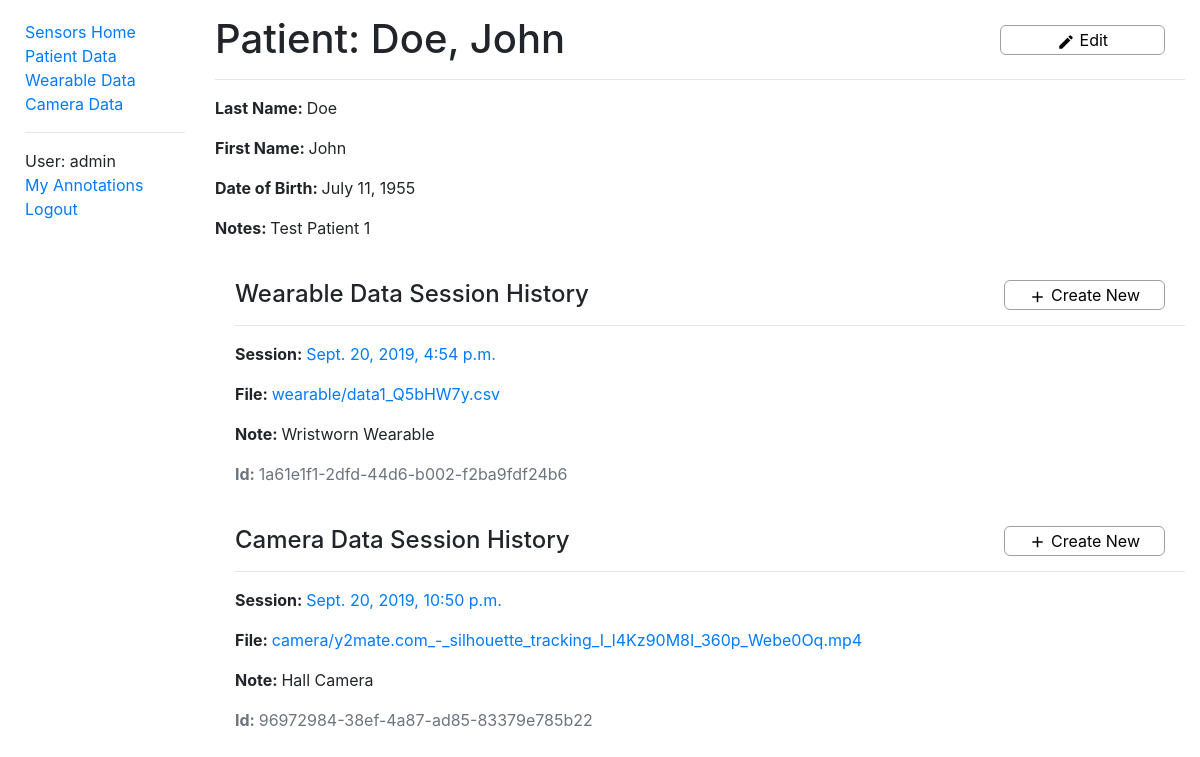
The app's page /sensors/patientdata/1 (signed in), older data.
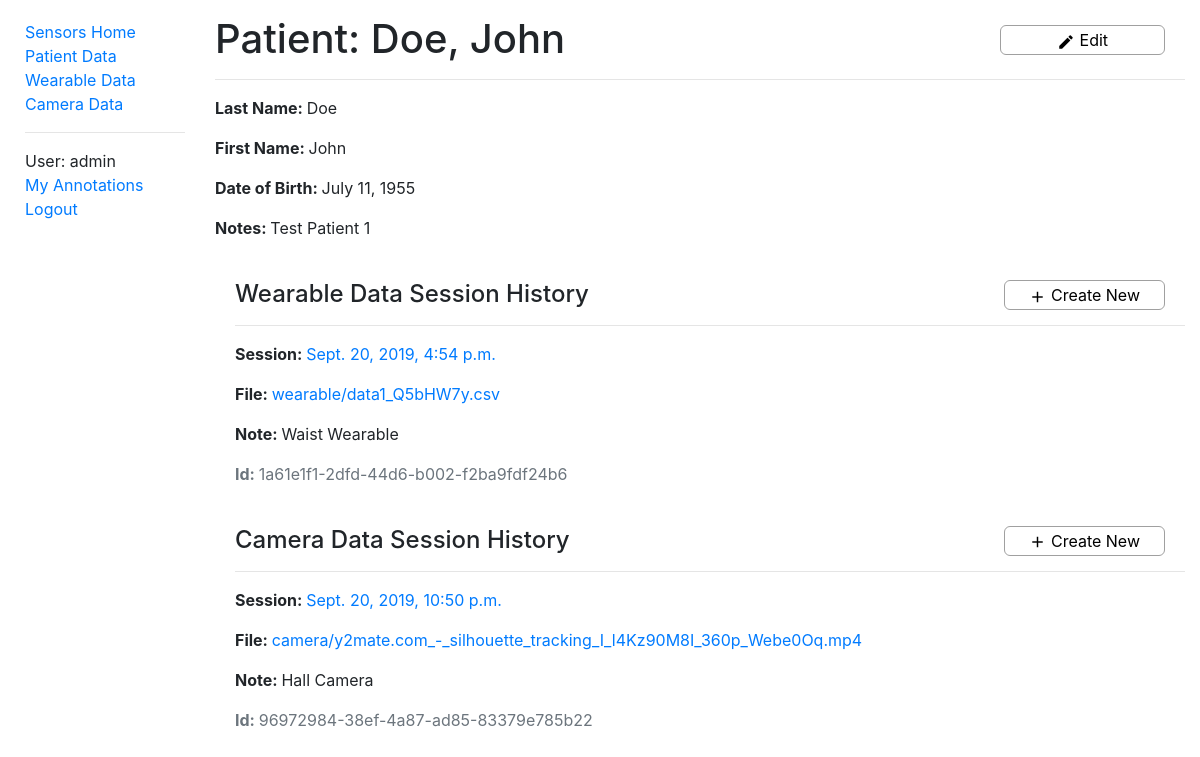
The same page, newer data.
### sensors/models.py (models this page shows, shortened)
class WearableData(models.Model):
    id = models.UUIDField(primary_key=True, default=uuid.uuid4, help_text='Unique ID for this wearable data')
    patient = models.ForeignKey('PatientData', on_delete=models.CASCADE, null=True, related_name='wearables')
    filename = models.FileField(upload_to='wearable/', help_text='Wearable data file')
    time = models.DateTimeField(help_text='Session date & time')
    note = models.CharField(max_length=500, help_text='Note regarding wearable data')
    class Meta:
        ordering = ['patient', '-time']
        permissions = (("can_alter_wearabledata", "Can create or edit wearable data entries."),)

### sensors/views.py (the view)
# urls.py: re_path(r'^patientdata/(?P<pk>\d+)$', views.PatientDataDetailView.as_view(), name='patientdata-detail'),
class PatientDataDetailView(LoginRequiredMixin, generic.DetailView):
    model = PatientData

### sensors/context_processors.py (called while the page is built)
def extra_context(request):
    return {'media_url': settings.MEDIA_URL}

### sensors/models.py (called while the page is built)
    def __str__(self):
        return f'{self.last_name}, {self.first_name}'

### sensors/templates/sensors/patientdata_detail.html
{% extends "base.html" %}
{% block content %}
  <div class="titleText">
    <h1>Patient: {{ patientdata }}</h1>
    {% if perms.sensors.can_alter_patientdata %}
      <button id="edit" class="titleButton controlButtonXL" data-toggle="tooltip" data-placement="bottom" data-trigger="hover"
              title="Edit Patient Data" onclick='window.location.href="{% url 'edit-patientdata' patientdata.id %}"'>
        <i class="material-icons buttonIconS">create</i> Edit
      </button>
    {% endif %}
  </div>
  <hr>
  <p><strong>Last Name: </strong>{{ patientdata.last_name }}</p>
  <p><strong>First Name: </strong>{{ patientdata.first_name }}</p>
  <p><strong>Date of Birth: </strong>{{ patientdata.date_of_birth }}</p>
  <p><strong>Notes: </strong>{{ patientdata.notes }}</p>
  <div style="margin-left:20px;margin-top:40px">
    <div class="titleText">
      <h4>Wearable Data Session History</h4>
      {% if perms.sensors.can_alter_wearabledata %}
        <button type='button' class="createNewSessionButton controlButtonXL" data-toggle="tooltip" data-placement="bottom" data-trigger="hover"
                title="Create Wearable Data" onclick='window.location.href="{% url 'create_wearabledata' patientdata.id %}"'>
          <i class="material-icons buttonIconS">add</i> Create New
        </button>
      {% endif %}
    </div>
    {% for wearable in patientdata.wearables.all %}
      <hr>
      <p><strong>Session: </strong><a href="{% url 'wearabledata-detail' wearable.id %}">{{ wearable.time }}</a></p>
      <p><strong>File: </strong><a href="{{ media_url }}{{ wearable.filename }}">{{ wearable.filename }}</a></p>
      <p><strong>Note: </strong>{{wearable.note}}</p>
      <p class='text-muted'><strong>Id: </strong>{{wearable.id}}</p>
    {% empty %}
      <hr>
      <p><em>No data.</em></p>
    {% endfor %}
  </div>
  <div style="margin-left:20px;margin-top:40px">
    <div class="titleText">
      <h4>Camera Data Session History</h4>
      {% if perms.sensors.can_alter_cameradata %}
        <button type='button' class="createNewSessionButton controlButtonXL" data-toggle="tooltip" data-placement="bottom" data-trigger="hover"
                title="Create Camera Data" onclick='window.location.href="{% url 'create_cameradata' patientdata.id %}"'>
          <i class="material-icons buttonIconS">add</i> Create New</button>
      {% endif %}
    </div>
    {% for camera in patientdata.cameras.all %}
      <hr>
      <p><strong>Session: </strong><a href="{% url 'cameradata-detail' camera.id %}">{{ camera.time }}</a></p>
      <p><strong>File: </strong><a href="{{ media_url }}{{ camera.filename }}">{{ camera.filename }}</a></p>
      <p><strong>Note: </strong>{{camera.note}}</p>
      <p class='text-muted'><strong>Id: </strong>{{camera.id}}</p>
    {% empty %}
      <hr>
      <p><em>No data.</em></p>
    {% endfor %}
  </div>
{% endblock %}

Row changes from the older to the newer data that the page shows:
changed WearableData "wearable/data1_Q5bHW7y.csv": note "Wristworn Wearable" → "Waist Wearable"
